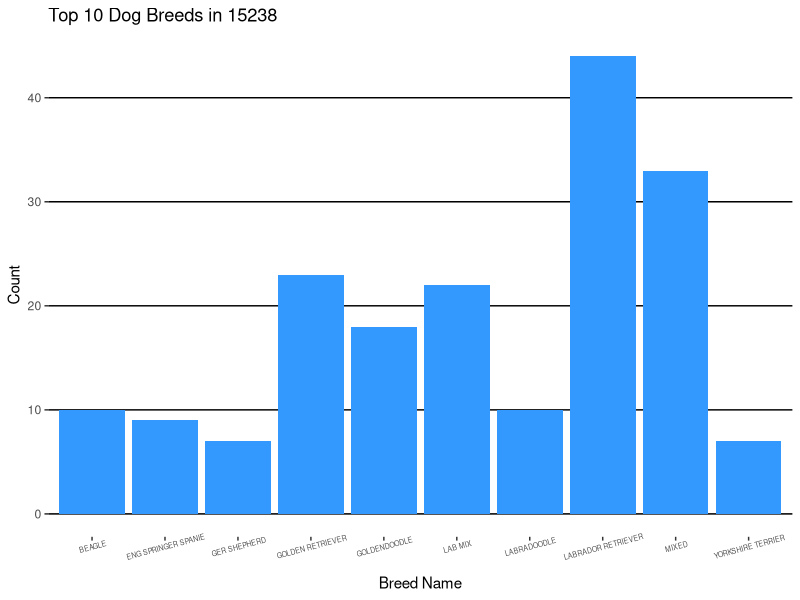
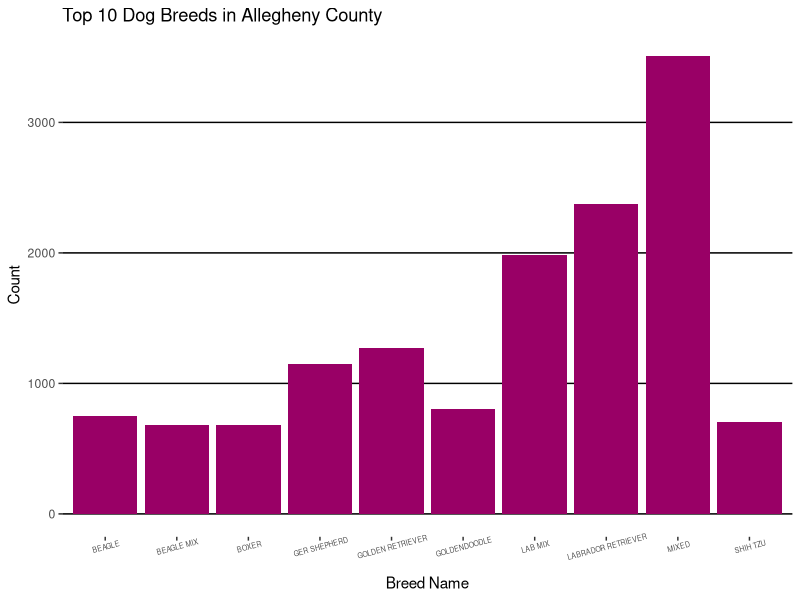

Source code (R) for these figures, in order:
## ---- chunk 1
knitr::opts_chunk$set(echo = TRUE, warning=FALSE)
## ---- chunk 2
setwd("/Users/zack/dat204_ccac/")

dogs <- read.csv('allegheny_county_dog_licenses.csv')
#head(dogs)

dogs_in_my_zip <- dogs[dogs$OwnerZip == 15238, ]
#head(dogs_in_my_zip)

breeds_in_my_zip <- unique(dogs_in_my_zip$Breed)

breed_num <- vector()
for (breed in breeds_in_my_zip){
  temp <- sum(dogs_in_my_zip$Breed == breed)
  breed_num <- c(breed_num, temp)
}

breed_counts_in_my_zip <- data.frame("Breed" = breeds_in_my_zip, "Count" = breed_num)

ordered_breeds <- breed_counts_in_my_zip[order(-breed_counts_in_my_zip$Count),]
top_breeds <- ordered_breeds[1:10, ]
## ---- chunk 3
library(ggplot2)
ggplot(top_breeds, aes(x = top_breeds$Breed, y = top_breeds$Count)) + 
  geom_bar(stat = "identity", fill = "#3399FF") +
  labs(x = "Breed Name", y = "Count", title = "Top 10 Dog Breeds in 15238") +
  theme(axis.text.x = element_text(size=5, angle=15)) + 
  theme(panel.background = element_rect(fill = "white")) +
  theme(panel.grid.major.y = element_line(color="black"), panel.grid.major.x = element_blank())
## ---- chunk 4
allg_dogs <- dogs[dogs$OwnerZip != 15238, ]

allg_breeds <- unique(allg_dogs$Breed)

breed_num_allg <- vector()
for (breed in allg_breeds){
  temp <- sum(dogs$Breed == breed)
  breed_num_allg <- c(breed_num_allg, temp)
}

breed_counts_allg <- data.frame("Breed" = allg_breeds, "Count" = breed_num_allg)

ordered_allg_breeds <- breed_counts_allg[order(-breed_counts_allg$Count),]
top_allg_breeds <- ordered_allg_breeds[1:10, ]
## ---- chunk 5
ggplot(top_allg_breeds, aes(x = top_allg_breeds$Breed, y = top_allg_breeds$Count)) + 
  geom_bar(stat = "identity", fill = "#990066") +
  labs(x = "Breed Name", y = "Count", title = "Top 10 Dog Breeds in Allegheny County") +
  theme(axis.text.x = element_text(size=5, angle=15)) + 
  theme(panel.background = element_rect(fill = "white")) +
  theme(panel.grid.major.y = element_line(color="black"), panel.grid.major.x = element_blank())
